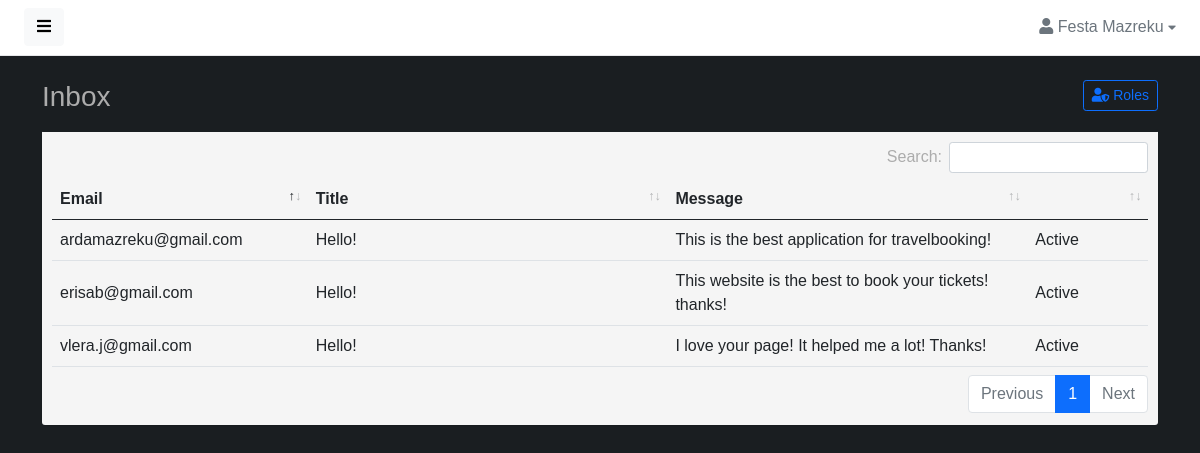
Screenshot of /admin/inboxdb.php (signed in) with the database file from the repository.
### tables this page shows
CREATE TABLE IF NOT EXISTS `perdoruesi` (
  `id` int(10) NOT NULL AUTO_INCREMENT,
  `emri` varchar(30) NOT NULL,
  `mbiemri` varchar(30) NOT NULL,
  `email` varchar(30) NOT NULL,
  `password` varchar(30) NOT NULL,
  `roli` int(1) NOT NULL,
  PRIMARY KEY (`id`),
  KEY `roli` (`roli`)
);

CREATE TABLE IF NOT EXISTS `inbox` (
  `email` varchar(30) NOT NULL,
  `title` varchar(50) NOT NULL,
  `message` varchar(300) NOT NULL,
  `idp` int(10) NOT NULL,
  KEY `idp` (`idp`)
);

### admin/inboxdb.php (the view, shortened to what this page needs)
<?php
if(isset($_SESSION['email']) && isset($_SESSION['roli'])) {
    if($_SESSION['roli'] == 1) {
        ?>
        <!DOCTYPE html>
        <html lang="en">
        <head>
            <link href="assets/vendor/fontawesome/css/fontawesome.min.css" rel="stylesheet">
            <link href="assets/vendor/fontawesome/css/solid.min.css" rel="stylesheet">
            <link href="assets/vendor/fontawesome/css/brands.min.css" rel="stylesheet">
            <link href="assets/vendor/bootstrap/css/bootstrap.min.css" rel="stylesheet">
            <link href="assets/vendor/datatables/datatables.min.css" rel="stylesheet">
            <link href="assets/css/master.css" rel="stylesheet">
        </head>
        <body>
        <div class="wrapper">
            <div id="body" class="active">
                <?php include 'src/components/navbarProfile.php'?>
                <div class="content">
                    <div class="container">
                        <div class="page-title">
                            <h3>Inbox
                                <a href="roles.php" class="btn btn-sm btn-outline-primary float-end"><i class="fas fa-user-shield"></i> Roles</a>
                            </h3>
                        </div>
                        <div class="box box-primary">
                            <div class="box-body">
                                <table width="100%" class="table table-hover" id="dataTables-example">
                                    <thead>
                                    <tr>
                                        <th class="col-lg-2">Email</th>
                                        <th class="col-lg-3">Title</th>
                                        <th class="col-lg-3">Message</th>
                                        <th class="col-lg-1"></th>
                                    </tr>
                                    </thead>
                                    <tbody>
                                    <?php
                                    require "../database/connect.php";
                                    $stmt = $connect->prepare("SELECT * FROM inbox");
                                    $stmt->execute();
                                    $result = $stmt->get_result();
                                    while($row = $result->fetch_assoc()):
                                        ?>
                                        <tr>
                                            <td><?= $row['email'] ?></td>
                                            <td><?= $row['title'] ?></td>
                                            <td><?= $row['message'] ?></td>
                                            <td>Active</td>
                                        </tr>
                                    <?php endwhile; ?>
                                    </tbody>
                                </table>
                            </div>
                        </div>
                    </div>
                </div>
            </div>
        </div>
        </body>
        </html>
        <?php
    }
    else {
        header("Location: index.php");
    }
}
else {
    header("Location: login.php");
}
?>

### admin/src/components/navbarProfile.php (shortened to what this page needs)
<?php
if(isset($_SESSION['email'])) {
$email = $_SESSION['email'];
?>
<?php
    require "../database/connect.php";
    $stmt = $connect->prepare("SELECT * FROM perdoruesi WHERE email='$email'");
    $stmt->execute();
    $result = $stmt->get_result();
    while($row = $result->fetch_assoc()):
?>
<nav class="navbar navbar-expand-lg navbar-white bg-white">
    <button type="button" id="sidebarCollapse" class="btn btn-light">
        <i class="fas fa-bars"></i><span></span>
    </button>
    <div class="collapse navbar-collapse" id="navbarSupportedContent">
        <ul class="nav navbar-nav ms-auto">
            <li class="nav-item dropdown">
                <div class="nav-dropdown">
                    <a href="#" id="nav2" class="nav-item nav-link dropdown-toggle text-secondary" data-bs-toggle="dropdown" aria-expanded="false">
                        <i class="fas fa-user"></i> <span><?= $row['emri'] ?> <?= $row['mbiemri'] ?></span> <i style="font-size: .8em;" class="fas fa-caret-down"></i>
                    </a>
                </div>
            </li>
        </ul>
    </div>
</nav>
<?php endwhile; ?>
<?php
}
else {
    echo'<script> location.replace("login.php"); </script>';
}
?>

### admin/assets/css/master.css (style rules this page uses)
body, h1, .h1, h2, .h2, h3, .h3, h4, .h4, h5, .h5, h6, .h6, p, a, td { -moz-osx-font-smoothing: grayscale; -webkit-font-smoothing: antialiased; }
body { width: 100%; height: 100%; background: #1a1e21; font-family: 'Nueva Std', sans-serif; font-size: 1rem; color: #acacac; }
.wrapper { display: flex; width: 100%; align-items: stretch; overflow-x: hidden }
#body { width: 100%; padding: 0; min-height: 100vh; transition: all 0.3s; }
#body>.navbar { padding: 0 1.5rem; min-height: 54px; box-shadow: none; border-bottom: 1px solid rgba(101, 109, 119, .16); }
#body>.content { position: relative; padding: .5rem; }
#body .content .page-title h3 { margin: 1rem 0; }
.page-title { margin: 0; font-size: 1.5rem; line-height: 1.5555556; }
.box { position: relative; border-radius: 3px; background: #f5f5f5; border-top: 3px solid #d2d6de; margin-bottom: 20px; width: 100%; box-shadow: 0 1px 1px rgba(0, 0, 0, 0.1); }
.box-body { border-top-left-radius: 15px; border-top-right-radius: 15px; border-bottom-right-radius: 15px; border-bottom-left-radius: 15px; padding: 10px; }
.box-primary { border-top-color: #1a1e21; }
a, a:hover, a:focus { color: inherit; text-decoration: none; transition: all 0.3s; }
.table td, .table th { vertical-align: middle; }
table.dataTable thead .sorting:before, table.dataTable thead .sorting:after, table.dataTable thead .sorting_asc:before, table.dataTable thead .sorting_asc:after, table.dataTable thead .sorting_desc:before, table.dataTable thead .sorting_desc:after, table.dataTable thead .sorting_asc_disabled:before, table.dataTable thead .sorting_asc_disabled:after, table.dataTable thead .sorting_desc_disabled:before, table.dataTable thead .sorting_desc_disabled:after { font-size: .8rem; bottom: .9rem; }
@media (min-width: 200px) { .navbar-expand-lg .navbar-collapse { display: -ms-flexbox !important; display: flex !important; -ms-flex-preferred-size: auto; flex-basis: auto; } }
@media (min-width: 200px) { .navbar-expand-lg .navbar-nav { -ms-flex-direction: row; flex-direction: row; } }

### admin/assets/components/navbar/navbar-dropdowns.css (style rules this page uses)
.nav-dropdown .nav-link { color: #B2EBF2; line-height: 1.42857; padding: 1rem 0 1rem 1rem !important; }
.nav-dropdown .nav-link::after { display: none; }

### rows the page displays
perdoruesi: emri "Festa", mbiemri "Mazreku"
inbox: email "vlera.j@gmail.com", title "Hello!", message "I love your page! It helped me a lot! Thanks!"
inbox: email "ardamazreku@gmail.com", title "Hello!", message "This is the best application for travelbooking!"
inbox: email "erisab@gmail.com", title "Hello!", message "This website is the best to book your tickets! thanks!"
